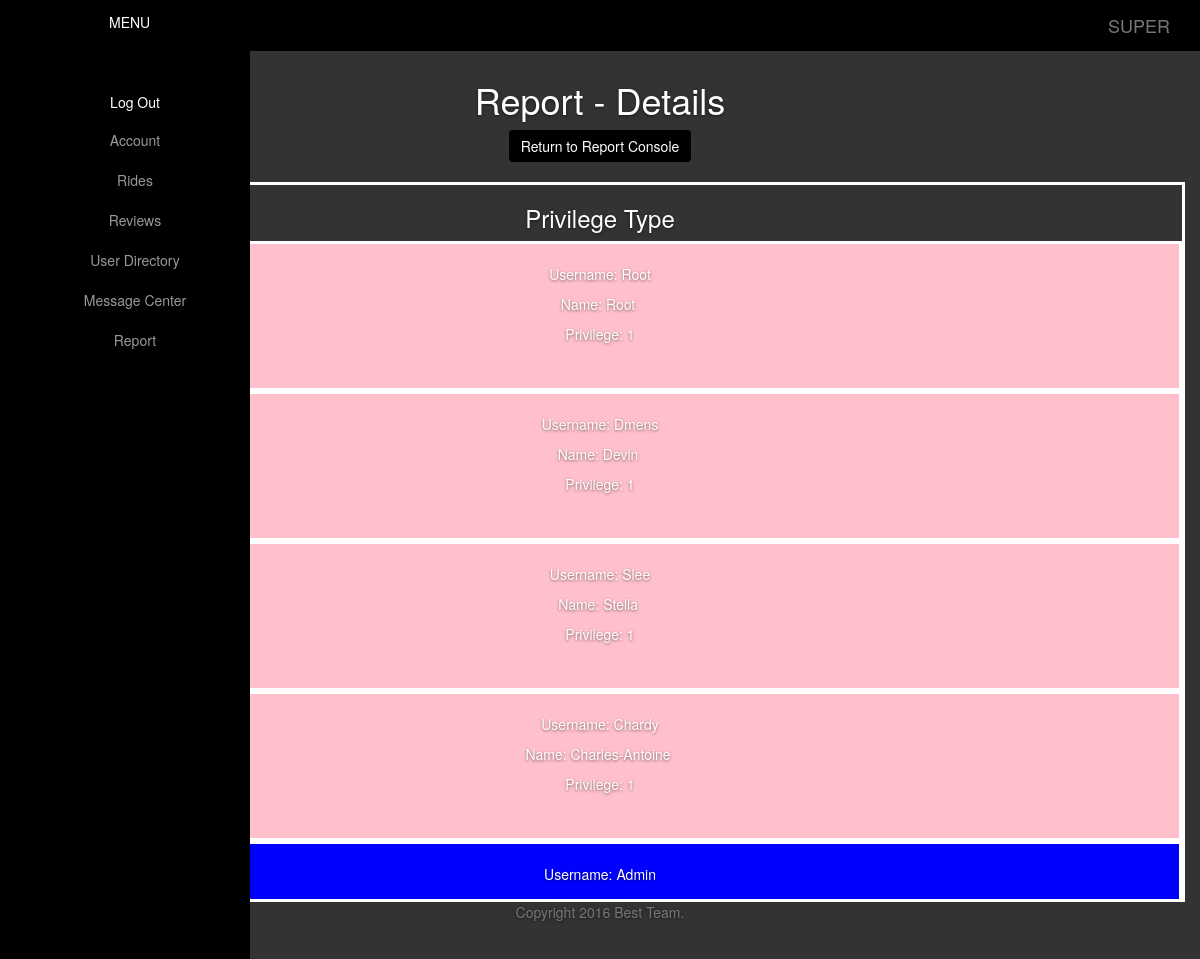
Page /public/view/main/Secured/Report-Details.php?page=4 (signed in) on the earlier database version.
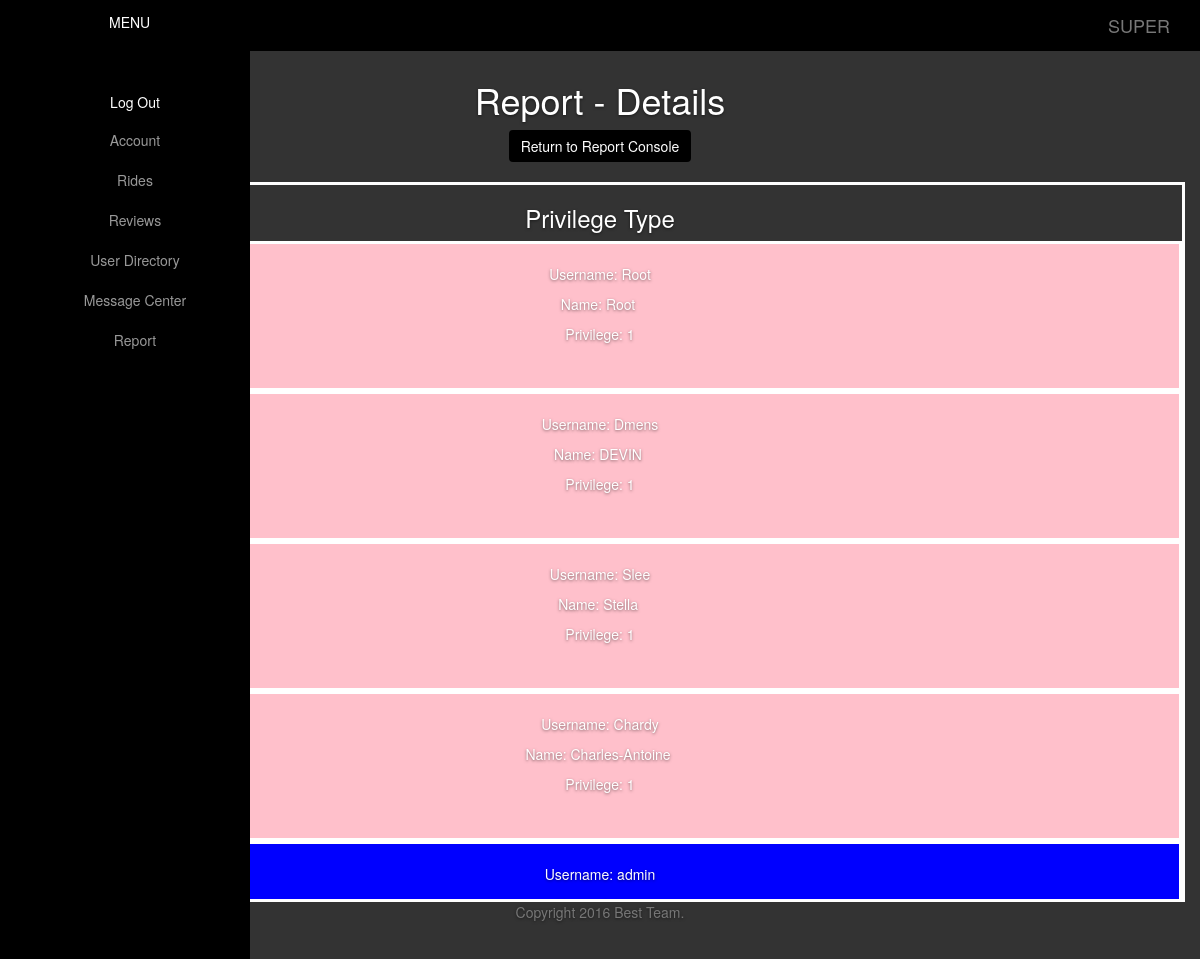
Same page on the later database version.
### tables this page shows
CREATE TABLE `Member` (
  `UserId` int(8) NOT NULL AUTO_INCREMENT,
  `UName` varchar(12) NOT NULL,
  `Password` varchar(12) NOT NULL,
  `FName` varchar(45) NOT NULL,
  `LName` varchar(45) NOT NULL,
  `Email` varchar(328) NOT NULL,
  `DOB` date NOT NULL,
  `ReferrerID` int(8) NOT NULL,
  `Balance` decimal(10,2) NOT NULL DEFAULT '0.00',
  `Active` tinyint(1) NOT NULL DEFAULT '1',
  `Privilege` int(8) NOT NULL DEFAULT '3',
  `Phone` varchar(15) NOT NULL,
  `Permit` varchar(45) DEFAULT NULL,
  `Insurance` varchar(45) DEFAULT NULL,
  `Suspended` tinyint(1) NOT NULL DEFAULT '0',
  `RegisterDate` date DEFAULT NULL,
  PRIMARY KEY (`UserId`),
  UNIQUE KEY `UserId_UNIQUE` (`UserId`),
  UNIQUE KEY `UName_UNIQUE` (`UName`),
  UNIQUE KEY `Email_UNIQUE` (`Email`),
  UNIQUE KEY `Permit_UNIQUE` (`Permit`),
  UNIQUE KEY `Insurance_UNIQUE` (`Insurance`)
);

### config/dbconf.php (called while the page is built, shortened)
<?php
$host = $_SERVER['SERVER_NAME'];
$db_name = "comp353";
function ConnectionCheck(){
	try{
		if($connection -> connect_error){
			die("C. failed: " . $connection -> connect_error);
			return false;
		}
		else{
			return true;
		}
	}
	catch(Exception $e){
	}
}
?>

### config/config.php (called while the page is built, shortened)
<?php
include($_SERVER['DOCUMENT_ROOT']. '/comp353-project/config/dbconf.php');
function Connected(){
	if(ConnectionCheck()){
		return true;
	}
	else{
		return false;
	}
}
 ?>

### config/dbMakeConnection.php (called while the page is built, shortened)
<?php
class dbMakeConnection {
    public function __construct()
    {
        $this->username = "root";
        $this->password = "root";
        $this->conn = new PDO('mysql:host='.$host.';dbname='. $db_name, $this->username, $this->password);
    }
}
?>

### public/view/main/Secured/Report-Details.php (the view, shortened to what this page needs)
<!DOCTYPE html>
<html>
<head>
    <?php include($_SERVER['DOCUMENT_ROOT'] . '/comp353-project/public/view/include/Head.php'); ?>
</head>
<body>
<?php include($_SERVER['DOCUMENT_ROOT'] . '/comp353-project/public/view/include/Header.php'); ?>
<div id="page-content-wrapper">
    <h1>Report - Details</h1>
    <a href="/comp353-project/public/view/main/Secured/Report.php">
        <button class="btn btn-default">Return to Report Console</button>
    </a></div>
<div class="container" style="border-style:solid; border-width:3px; height:90%; overflow-y:scroll;" id="directory">
    <?php
    function GetPrivilegeType()
    {
        echo "<h3>Privilege Type</h3>";
        include($_SERVER['DOCUMENT_ROOT'] . '/comp353-project/config/dbMakeConnection.php');
        $status = Connected();
        if ($status == 1) {
            try {
                $d = new dbMakeConnection;
            } catch (PDOException $e) {
                echo($e);
            }
            $stmt = $d->conn->prepare("Select UName as `User Name`, FName as `First Name`, Privilege from " . $GLOBALS['db_name'] . ".Member order by Privilege asc");
            $stmt->execute();
            $result = $stmt->fetchAll();
            foreach ($result as &$val) {
                $username = $val["User Name"];
                $first = $val["First Name"];
                $privilege = $val["Privilege"];
                switch ($privilege) {
                    case 1:
                        echo '<div class="row" style="height:150px;border-style:solid; border-width:3px; background-color:pink;"><p style="margin-top:20px;">Username:&nbsp' . $username . '</p><p>Name:&nbsp' . $first . '&nbsp</p><p>Privilege:&nbsp' . $privilege . '</p></div>';
                        break;
                    case 2:
                        echo '<div class="row" style="height:150px;border-style:solid; border-width:3px; background-color:blue;"><p style="margin-top:20px;">Username:&nbsp' . $username . '</p><p>Name:&nbsp' . $first . '&nbsp</p><p>Privilege:&nbsp' . $privilege . '</p></div>';
                        break;
                    case 3:
                        echo '<div class="row" style="height:150px;border-style:solid; border-width:3px; background-color:green;"><p style="margin-top:20px;">Username:&nbsp' . $username . '</p><p>Name:&nbsp' . $first . '&nbsp</p><p>Privilege:&nbsp' . $privilege . '</p></div>';
                        break;
                }
            }
        }
    }
    function GetDirectory()
    {
        $page = $_GET['page'];
        switch ($page) {
            case 4:
                GetPrivilegeType();
                break;
        }
    }
    GetDirectory();
    ?>
</div>
<?php include($_SERVER['DOCUMENT_ROOT'] . '/comp353-project/public/view/include/Footer.php'); ?>
</body>
</html>

Differences in the rows shown:
changed member "Dmens": FName "Devin" → "DEVIN"
changed member "Admin": UName "Admin" → "admin"
